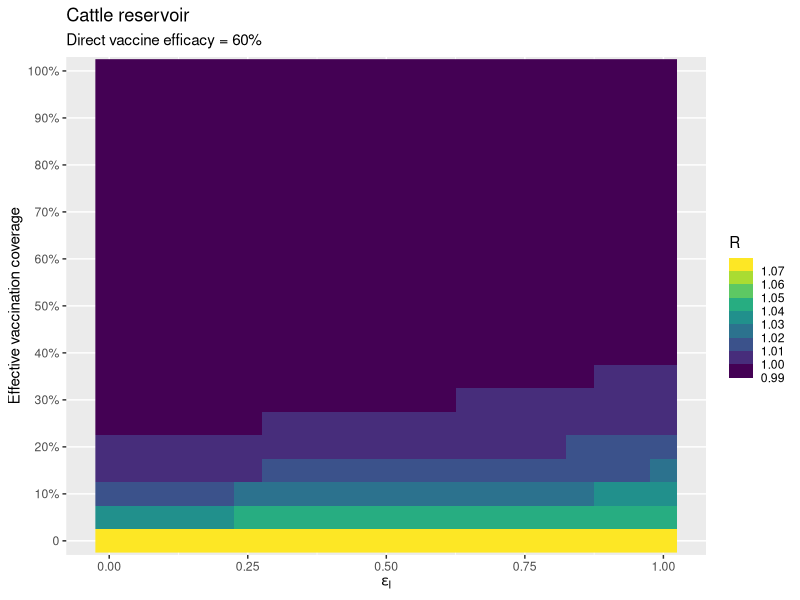

The R source for this figure: (Note: this script raises an error after producing the figure.)
library(tidyverse)
library(ggplot2)
library(patchwork)

beta_scenarios = function(scenario) {
  
  if (scenario == 1) {
    
    betaCC <- 0.94*(0.7+vc)
    betaBC <- 0.05*(vb)
    betaCB <- 0.2*(0.7+vc)
    betaBB <- 0.99*(vb)
    ##default scenario, as argued by EBP & Wood (2015)
    
  }
  
  if (scenario == 2) {
    
    betaCC <- 0.99*(0.7+vc)
    betaBC <- 0.05*(vb)
    betaCB <- 0.05*(0.7+vc)
    betaBB <- 1.04*(vb)
    ## badger reservoir, with low inter-host transmission
    
  }
  
  if (scenario == 3) {
    
    betaCC <- 1.04*(0.7+vc)
    betaBC <- 0.05*(vb)
    betaCB <- 0.05*(0.7+vc)
    betaBB <- 0.99*(vb)
    ## cattle reservoir, with low inter-host transmission
  }
  
  if (scenario == 4) {
    
    betaCC <- 0.94*(0.7+vc)
    betaBC <- 0.14*(vb)
    betaCB <- 0.07*(0.7+vc)
    betaBB <- 0.99*(vb)
    ## van Tonder scenario
    
  }
  
  beta <- matrix(c(betaCC, betaBC, betaCB, betaBB), 2, 2, byrow = TRUE)
  
  return(beta)
  
}

eigenK <- function(epSus,epInf,tau,pcattle,beta) {
  
  vbeta <- matrix(0, 4, 4)
  
  vbeta[1,1] <- beta[1,1]
  vbeta[1,2] <- beta[1,2]
  vbeta[2,1] <- beta[2,1]
  vbeta[2,2] <- beta[2,2]
  
  vbeta[3,1] <- beta[1,1]*epSus
  vbeta[3,2] <- beta[1,2]*epSus
  vbeta[4,1] <- beta[2,1]
  vbeta[4,2] <- beta[2,2]
  
  vbeta[1,3] <- beta[1,1]*epInf
  vbeta[1,4] <- beta[1,2]
  vbeta[2,3] <- beta[2,1]*epInf
  vbeta[2,4] <- beta[2,2]
  
  vbeta[3,3] <- beta[1,1]*epSus*epInf
  vbeta[3,4] <- beta[1,2]*epSus
  vbeta[4,3] <- beta[2,1]*epInf
  vbeta[4,4] <- beta[2,2]
  
  R <- matrix(0, 4, 4)
  uc = 0.1
  vc = 0.1
  ub = 0.2
  vb = 0.2
  R[1,] <- vbeta[1,]/(tau + vc)
  R[2,] <- vbeta[2,]/(vb)
  R[3,] <- vbeta[3,]/(tau + vc)
  R[4,] <- vbeta[4,]/(vb)
  ## creating NGM by dividing elements of vbeta matrix
  
  pbadgers = 0
  
  matrixP = diag(c((1-pcattle),(1-pbadgers),pcattle,pbadgers))
  
  K = matrixP %*% R
  
  ##print(K)
  
  return(max(Re(eigen(K)$values)))
  ## reproduction ratio, R = dominant eigenvalue of Next Generation Matrix, K
  
}

values = seq(from=0, to=1, by=0.05)

scenario =3
epSus = 0.4 ## 1 - direct vaccine efficacy

##Fixed parameters:
tau = 0.7 ## assumes DIVA test of equal sensitivity to SICCT test
pbadgers=0 ##effective vaccination coverage in badgers is set to 0
uc = 0.1 ## cattle birth rate
vc = 0.1 ## cattle death rate

ub = 0.2 ## badger birth rate
vb = 0.2 ## badger death rate

vary_p_epI_R = data.frame()

for (i in 1:length(values)) {
  
  epInf = values[i]
  
  results = epInf
  print(results)
  
  for (j in 1:length(values)) {
    
    pcattle = values[j]
    
    results = c(results, eigenK(epSus,epInf, tau, pcattle, beta_scenarios(scenario)))
    
  }
  
  vary_p_epI_R = rbind(vary_p_epI_R, results)
  
}

colnames(vary_p_epI_R) = c("epInf", values)
vary_p_epI_R = pivot_longer(vary_p_epI_R, cols = c("0","0.05","0.1","0.15","0.2","0.25","0.3","0.35","0.4","0.45","0.5","0.55","0.6","0.65","0.7","0.75","0.8","0.85","0.9","0.95","1"),
                            names_to = "p",
                            values_to = "R")

rp6 = ggplot(vary_p_epI_R, aes(epInf, p, fill = R)) +
  geom_raster() + scale_fill_binned(type = "viridis", breaks = seq(0.95,1.4, by = 0.01))+
  labs(x = expression(epsilon[I]),
       y = "Effective vaccination coverage")+
  scale_y_discrete(breaks = seq(from=0,to=1,by=0.1),
                   labels = c("0","10%","20%","30%","40%","50%","60%","70%","80%","90%","100%"))+
  ggtitle("Cattle reservoir",
          subtitle = "Direct vaccine efficacy = 60%")

patchworkR2 = (rp1|rp2)/(rp3|rp4)/(rp5|rp6)/(rp7|rp8) +
  plot_annotation(tag_levels = 'a') & 
  theme(plot.tag = element_text(size = 12))

rp2 = rp2+
  ggtitle(expression(paste("Default scenario, ", beta[BC], " < ", beta[CB])),
          subtitle = "Direct vaccine efficacy = 60%")
